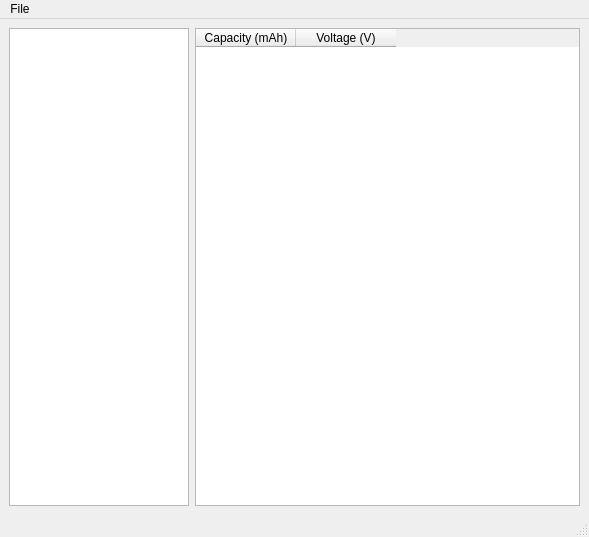
<?xml version="1.0" encoding="UTF-8"?>
<ui version="4.0">
 <class>MainWindow</class>
 <widget class="QMainWindow" name="MainWindow">
  <property name="geometry">
   <rect>
    <x>0</x>
    <y>0</y>
    <width>589</width>
    <height>537</height>
   </rect>
  </property>
  <property name="windowTitle">
   <string>Data Viewer</string>
  </property>
  <property name="autoFillBackground">
   <bool>false</bool>
  </property>
  <widget class="QWidget" name="centralwidget">
   <layout class="QGridLayout" name="gridLayout">
    <item row="0" column="0">
     <widget class="QListView" name="listView">
      <property name="minimumSize">
       <size>
        <width>120</width>
        <height>0</height>
       </size>
      </property>
      <property name="maximumSize">
       <size>
        <width>180</width>
        <height>16777215</height>
       </size>
      </property>
     </widget>
    </item>
    <item row="0" column="1">
     <widget class="QTableWidget" name="tableWidget">
      <property name="minimumSize">
       <size>
        <width>360</width>
        <height>0</height>
       </size>
      </property>
      <column>
       <property name="text">
        <string>Capacity (mAh)</string>
       </property>
      </column>
      <column>
       <property name="text">
        <string>Voltage (V)</string>
       </property>
      </column>
     </widget>
    </item>
   </layout>
  </widget>
  <widget class="QStatusBar" name="statusbar"/>
  <widget class="QMenuBar" name="menubar">
   <property name="geometry">
    <rect>
     <x>0</x>
     <y>0</y>
     <width>589</width>
     <height>23</height>
    </rect>
   </property>
   <widget class="QMenu" name="menuFile">
    <property name="title">
     <string>File</string>
    </property>
    <addaction name="actionSave"/>
    <addaction name="actionExit"/>
   </widget>
   <addaction name="menuFile"/>
  </widget>
  <action name="actionSave">
   <property name="text">
    <string>Save</string>
   </property>
  </action>
  <action name="actionExit">
   <property name="text">
    <string>Exit</string>
   </property>
  </action>
 </widget>
 <resources/>
 <connections/>
</ui>
